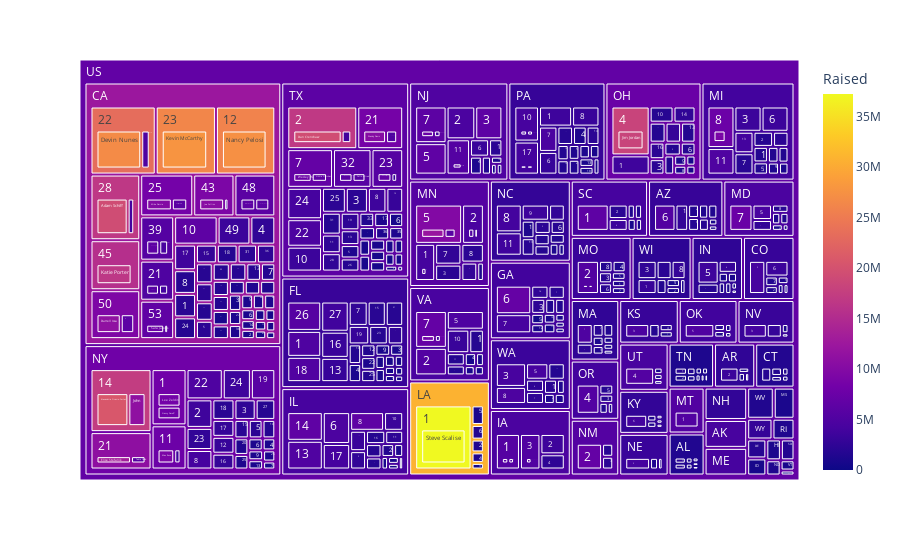

Notebook source saved alongside this figure:
### Code cell
all_districts = pd.read_csv("Write_Data_Here_all_districts.csv").drop(648)
fig = px.treemap(all_districts, path=[px.Constant("US"), 'State','District', 'Name'],
                 values= 'Raised', color='Raised')
fig.show()

### Figure 1 — Plotly figure (JSON) as saved in the notebook; plotly's stock layout.template omitted (floating-point values rounded to 4 significant figures; data arrays with more than 128 entries replaced by an {"elided": "..."} marker saying what was removed)
{"data": [{"branchvalues": "total", "customdata": {"elided": "1384x1 float values"}, "domain": {"x": [0, 1], "y": [0, 1]}, "hovertemplate": "labels=%{label}<br>Raised_sum=%{value}<br>parent=%{parent}<br>id=%{id}<br>Raised=%{color}<extra></extra>", "ids": {"elided": "1384 str values"}, "labels": {"elided": "1384 str values"}, "marker": {"coloraxis": "coloraxis", "colors": {"elided": "1384 float values"}}, "name": "", "parents": {"elided": "1384 str values"}, "type": "treemap", "values": {"elided": "1384 int values"}}], "layout": {"coloraxis": {"colorbar": {"title": {"text": "Raised"}}, "colorscale": [[0, "#0d0887"], [0.1111, "#46039f"], [0.2222, "#7201a8"], [0.3333, "#9c179e"], [0.4444, "#bd3786"], [0.5556, "#d8576b"], [0.6667, "#ed7953"], [0.7778, "#fb9f3a"], [0.8889, "#fdca26"], [1, "#f0f921"]]}, "legend": {"tracegroupgap": 0}, "margin": {"t": 60}}}
